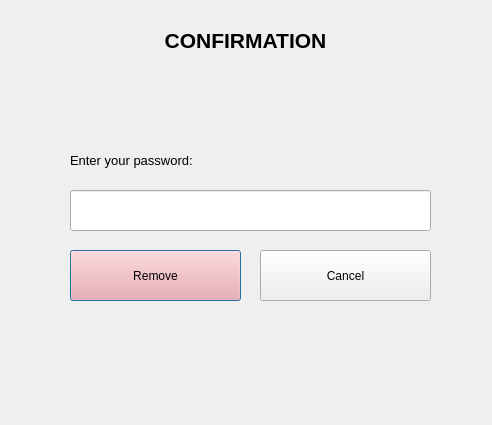
<?xml version="1.0" encoding="UTF-8"?>
<ui version="4.0">
 <class>Dialog</class>
 <widget class="QDialog" name="Dialog">
  <property name="geometry">
   <rect>
    <x>0</x>
    <y>0</y>
    <width>492</width>
    <height>425</height>
   </rect>
  </property>
  <property name="windowTitle">
   <string>Dialog</string>
  </property>
  <widget class="QWidget" name="widget" native="true">
   <property name="geometry">
    <rect>
     <x>0</x>
     <y>0</y>
     <width>491</width>
     <height>431</height>
    </rect>
   </property>
   <property name="styleSheet">
    <string notr="true">QWidget#widget{

background: qlineargradient(x1:0, y1:1, x2:0, y2:0, 
    stop:0 #add8e6, stop:1 #ffffff);
}</string>
   </property>
   <widget class="QLabel" name="label_15">
    <property name="geometry">
     <rect>
      <x>0</x>
      <y>0</y>
      <width>491</width>
      <height>81</height>
     </rect>
    </property>
    <property name="text">
     <string>&lt;html&gt;&lt;head/&gt;&lt;body&gt;&lt;p align=&quot;center&quot;&gt;&lt;span style=&quot; font-size:16pt; font-weight:600;&quot;&gt;CONFIRMATION&lt;/span&gt;&lt;/p&gt;&lt;/body&gt;&lt;/html&gt;</string>
    </property>
   </widget>
   <widget class="QLineEdit" name="confirmationLineEdit">
    <property name="geometry">
     <rect>
      <x>70</x>
      <y>190</y>
      <width>361</width>
      <height>41</height>
     </rect>
    </property>
    <property name="styleSheet">
     <string notr="true">font: 10pt &quot;Arial&quot;;</string>
    </property>
   </widget>
   <widget class="QLabel" name="label_9">
    <property name="geometry">
     <rect>
      <x>70</x>
      <y>140</y>
      <width>191</width>
      <height>41</height>
     </rect>
    </property>
    <property name="text">
     <string>&lt;html&gt;&lt;head/&gt;&lt;body&gt;&lt;p&gt;&lt;span style=&quot; font-size:10pt;&quot;&gt;Enter your password:&lt;/span&gt;&lt;/p&gt;&lt;/body&gt;&lt;/html&gt;</string>
    </property>
   </widget>
   <widget class="QPushButton" name="confirmationRemoveBTN">
    <property name="geometry">
     <rect>
      <x>70</x>
      <y>250</y>
      <width>171</width>
      <height>51</height>
     </rect>
    </property>
    <property name="styleSheet">
     <string notr="true">QPushButton#confirmationRemoveBTN{

 background-color: #FAA0A0;
font: 10pt &quot;Arial&quot;;
}</string>
    </property>
    <property name="text">
     <string>Remove</string>
    </property>
   </widget>
   <widget class="QPushButton" name="confirmationCancelBTN">
    <property name="geometry">
     <rect>
      <x>260</x>
      <y>250</y>
      <width>171</width>
      <height>51</height>
     </rect>
    </property>
    <property name="styleSheet">
     <string notr="true">

font: 10pt &quot;Arial&quot;;</string>
    </property>
    <property name="text">
     <string>Cancel</string>
    </property>
   </widget>
  </widget>
 </widget>
 <resources/>
 <connections/>
</ui>
